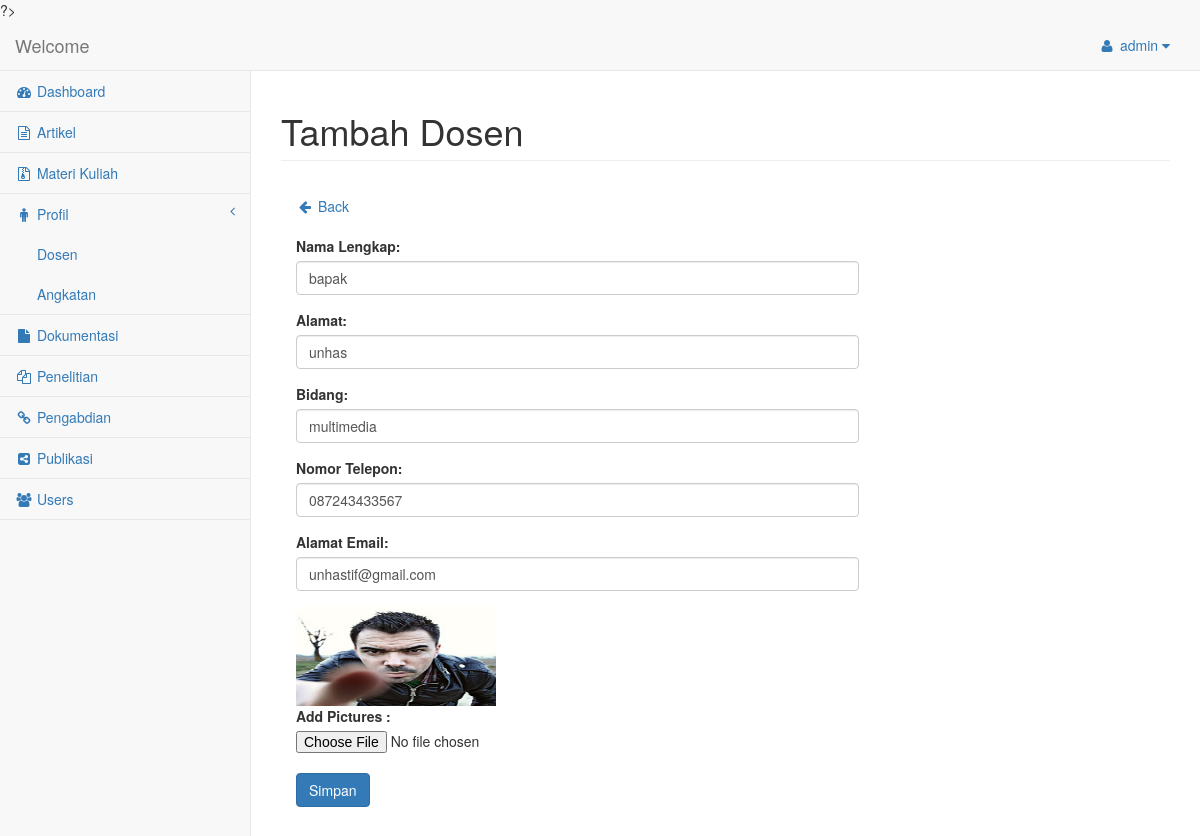
The page /editdosen.php?id=1 (signed in) on the database its author committed.
### tables this page shows
CREATE TABLE IF NOT EXISTS `profil_dosen` (
  `id` int(11) NOT NULL AUTO_INCREMENT,
  `Nama` varchar(30) NOT NULL,
  `Telepon` varchar(13) NOT NULL,
  `Bidang` varchar(30) NOT NULL,
  `Alamat` varchar(50) NOT NULL,
  `Email` varchar(40) NOT NULL,
  `Gambar` varchar(100) NOT NULL,
  PRIMARY KEY (`id`)
);

### database.php (called while the page is built, shortened)
<?php
if (!isset($_SESSION['user'])){
  header('Location:login.php');
}else{
  $username = $_SESSION['user'];
}
?>

### editdosen.php (the view, shortened to what this page needs)
<?php
  require 'database.php';
    $id = null;
    if ( !empty($_GET['id'])) {
        $id = $_REQUEST['id'];
    }
    if (!empty($_POST)) {
        $nameError = null;
        $topicError = null;
        $phoneError = null;
        $emailError = null;
        $messageError = null;
        $name = $_POST['name'];
        $bidang = $_POST['bidang'];
        $phone = $_POST['phone'];
        $email = $_POST['email'];
        $alamat = $_POST['alamat'];
        $picture = $_FILES['gambarDosen']['name'];
        $valid = true;
        if ($valid) {
          if($picture != null){
            $pdo = Database::connect();
            $sql = "Select * From profil_dosen WHERE id = $id";
            foreach ($pdo->query($sql) as $row) {
                unlink("gambar/dosen/".$row['Gambar']);
            }
            Database::disconnect();
            $pdo = Database::connect();
            $pdo->setAttribute(PDO::ATTR_ERRMODE, PDO::ERRMODE_EXCEPTION);
            $sql = "UPDATE profil_dosen set Nama = ?, Bidang = ?, Telepon = ?, Email = ?, Alamat = ?, Gambar =? WHERE id = ?";
            $q = $pdo->prepare($sql);
            $q->execute(array($name,$bidang,$phone,$email,$alamat,$picture,$id));
            move_uploaded_file($_FILES['gambarDosen']['tmp_name'],"gambar/dosen/".$picture);
            Database::disconnect();
          }else{
            $pdo = Database::connect();
            $pdo->setAttribute(PDO::ATTR_ERRMODE, PDO::ERRMODE_EXCEPTION);
            $sql = "UPDATE profil_dosen set Nama = ?, Bidang = ?, Telepon = ?, Email = ?, Alamat = ? WHERE id = ?";
            $q = $pdo->prepare($sql);
            $q->execute(array($name,$bidang,$phone,$email,$alamat,$id));
            Database::disconnect();
          }
        }
echo "<script> location.replace('dosen.php'); </script>";
    } else {
        $pdo = Database::connect();
        $pdo->setAttribute(PDO::ATTR_ERRMODE, PDO::ERRMODE_EXCEPTION);
        $sql = "SELECT * FROM profil_dosen where id = ?";
        $q = $pdo->prepare($sql);
        $q->execute(array($id));
        $data = $q->fetch(PDO::FETCH_ASSOC);
        $name = $data['Nama'];
        $bidang = $data['Bidang'];
        $phone = $data['Telepon'];
        $email = $data['Email'];
        $alamat = $data['Alamat'];
        $picture = $data['Gambar'];
    }
?>
<!DOCTYPE html>
<html lang="en">
<head>
      <link href="bower_components/bootstrap/dist/css/bootstrap.min.css" rel="stylesheet">
      <link href="bower_components/metisMenu/dist/metisMenu.min.css" rel="stylesheet">
      <link href="dist/css/timeline.css" rel="stylesheet">
      <link href="dist/css/sb-admin-2.css" rel="stylesheet">
      <link href="bower_components/morrisjs/morris.css" rel="stylesheet">
      <link href="bower_components/font-awesome/css/font-awesome.min.css" rel="stylesheet" type="text/css">
</head>
<body>
    <div id="wrapper">
        <nav class="navbar navbar-default navbar-static-top" role="navigation" style="margin-bottom: 0">
            <div class="navbar-header">
                <a class="navbar-brand" href="dashboard.php">Welcome</a>
            </div>
            <ul class="nav navbar-top-links navbar-right">
                <li class="dropdown">
                    <a class="dropdown-toggle" data-toggle="dropdown" href="#">
                       <i class="fa fa-user fa-fw"></i> <?php echo $username ?> <i class="fa fa-caret-down"></i>
                    </a>
                </li>
            </ul>
            <div class="navbar-default sidebar" role="navigation">
                <div class="sidebar-nav navbar-collapse">
                    <ul class="nav" id="side-menu">
                      <li>
                          <a href="dashboard.php"><i class="fa fa-dashboard fa-fw"></i> Dashboard</a>
                      </li>
                      <li>
                          <a href="artikel.php"><i class="fa fa-file-text-o fa-fw"></i> Artikel</a>
                      </li>
                      <li>
                          <a href="materikuliah.php"><i class="fa fa-file-archive-o fa-fw"></i> Materi Kuliah</a>
                      </li>
                      <li>
                        <a href="#"><i class="fa fa-male fa-fw"></i> Profil<span class="fa arrow"></span></a>
                        <ul class="nav nav-second-level">
                          <li>
                              <a href="dosen.php">Dosen</a>
                          </li>
                          <li>
                              <a href="angkatan.php">Angkatan</a>
                          </li>
                        </ul>
                      </li>
                      <li>
                          <a href="dokumentasi.php"><i class="fa fa-file fa-fw"></i> Dokumentasi</a>
                      </li>
                      <li>
                          <a href="penelitian.php"><i class="fa fa-files-o fa-fw"></i> Penelitian</a>
                      </li>
                      <li>
                          <a href="pengabdian.php"><i class="fa fa-link fa-fw"></i> Pengabdian</a>
                      </li>
                      <li>
                          <a href="publikasi.php"><i class="fa fa-share-alt-square fa-fw"></i> Publikasi</a>
                      </li>
                      <li>
                          <a href="users.php"><i class="fa fa-users fa-fw"></i> Users</a>
                      </li>
                    </ul>
                </div>
            </div>
        </nav>
        <div id="page-wrapper">
            <div class="row">
                <div class="col-lg-12">
                    <h1 class="page-header">Tambah Dosen</h1>
                </div>
            </div>
            <div class="row">
                <div class="col-lg-12">
                    <div class="panel-body">
                        <a href="dosen.php"><i class="fa fa-arrow-left fa-fw"></i> Back</a><br><br>
                        <div class="row">
            <div class="col-md-8">
                <form name="sentMessage" id="contactForm" method="post" enctype="multipart/form-data" novalidate>
                    <div class="control-group form-group">
                        <div class="controls">
                            <label>Nama Lengkap:</label>
                            <input type="text" class="form-control" id="name" name="name" required data-validation-required-message="Please enter your name." value="<?php echo !empty($name)?$name:'';?>">
                        </div>
                    </div>
					          <div class="control-group form-group">
                        <div class="controls">
                            <label>Alamat:</label>
                            <input type="text" class="form-control" id="alamat" name="alamat" required data-validation-required-message="Please enter your topic." value="<?php echo !empty($alamat)?$alamat:'';?>">
                        </div>
                    </div>
					          <div class="control-group form-group">
                        <div class="controls">
                            <label>Bidang:</label>
                            <input type="text" class="form-control" id="bidang" name="bidang" required data-validation-required-message="Please enter your topic." value="<?php echo !empty($bidang)?$bidang:'';?>">
                        </div>
                    </div>
                    <div class="control-group form-group">
                        <div class="controls">
                            <label>Nomor Telepon:</label>
                            <input type="tel" class="form-control" id="phone" name="phone" required data-validation-required-message="Please enter your phone number." value="<?php echo !empty($phone)?$phone:'';?>">
                        </div>
                    </div>
                    <div class="control-group form-group">
                        <div class="controls">
                            <label>Alamat Email:</label>
                            <input type="email" class="form-control" id="email" name="email" required data-validation-required-message="Please enter your email address." value="<?php echo !empty($email)?$email:'';?>">
                        </div>
                    </div>
                    <div class="control-group form-group">
                        <div class="controls">
                            <img width=200 height=100 src="gambar/dosen/<?php echo !empty($picture)?$picture:'';?>"><br>
                            <label>Add Pictures :</label>
                            <input type="file" id="gambarDosen" name="gambarDosen"></input>
                        </div>
                    </div>
                    <button type="submit" class="btn btn-primary" id="Save"  name="Save">Simpan</button>
                </form>
            </div>
        </div>
                </div>
            </div>
        </div>
    </div>
</body>
</html>

### rows shown on the page
profil_dosen: name "bapak", alamat "unhas", bidang "multimedia", phone "087243433567", email "unhastif@gmail.com", Gambar (picture)

### other values the page prints
$username "admin"
